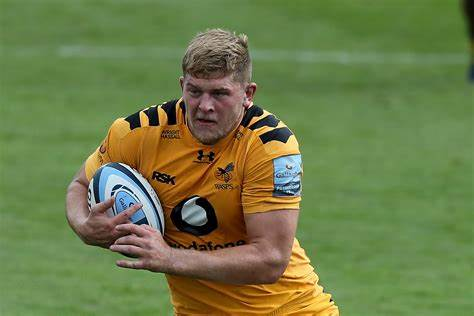
#> input picture face_recognition_model/players_dataset/7.jpg, 474 x 316 px, found by its file name; its folder holds 2 pictures in this run
$ python face_recognition.py
#> lines starting #> are read from the running program, lines starting #| are printed output that depends on the picture
import cv2
import os
import numpy as np
from PIL import Image

# Chemin vers le dataset d'entraînement
relative_path_to_dataset = 'players_dataset\\'
dataset_path = os.path.join(os.path.dirname(__file__), relative_path_to_dataset)

# Initialiser le modèle LBPH pour la reconnaissance faciale
recognizer_model = cv2.face.LBPHFaceRecognizer_create()

# Charger le classificateur Haar Cascade pour détecter les visages
face_cascade = cv2.CascadeClassifier(cv2.data.haarcascades + 'haarcascade_frontalface_default.xml')

# Fonction pour obtenir les visages et les labels à partir des images dans le dataset
def get_images_and_labels(path):
#> called with path = 'face_recognition_model/players_dataset\\'
    image_paths = [os.path.join(path, f) for f in os.listdir(path) if not f.startswith('.')]
    face_samples = []
    face_labels = []
    print (image_paths)

    for image_path in image_paths:
        # Convertir l'image en niveaux de gris / array
        gray_img = Image.open(image_path).convert('L')
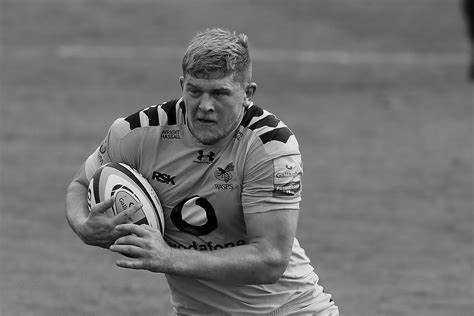
#> gray_img: PIL image 474x316 L; min 0, max 253, mean 114.2
        img = np.array(gray_img, 'uint8')

        # Extraire le nom du joueur
        face_name = int(os.path.split(image_path)[-1].split(".")[0])

        # Détecter les visages dans l'image
        faces = face_cascade.detectMultiScale(img) # search for 2 other hyperparameter
#> faces = [[171, 66, 73, 73]]

        # Ajouter chaque visage détecté et son label à la liste d'entraînement
        for (x, y, w, h) in faces:
            face_samples.append(img[y:y+h, x:x+w])
            face_labels.append(face_name)
#> this loop made 1 pass
#> after the loop, face_labels = [7]; face_samples = 1 item
#> pass 2 of the loop in get_images_and_labels, `for image_path in image_paths:`:
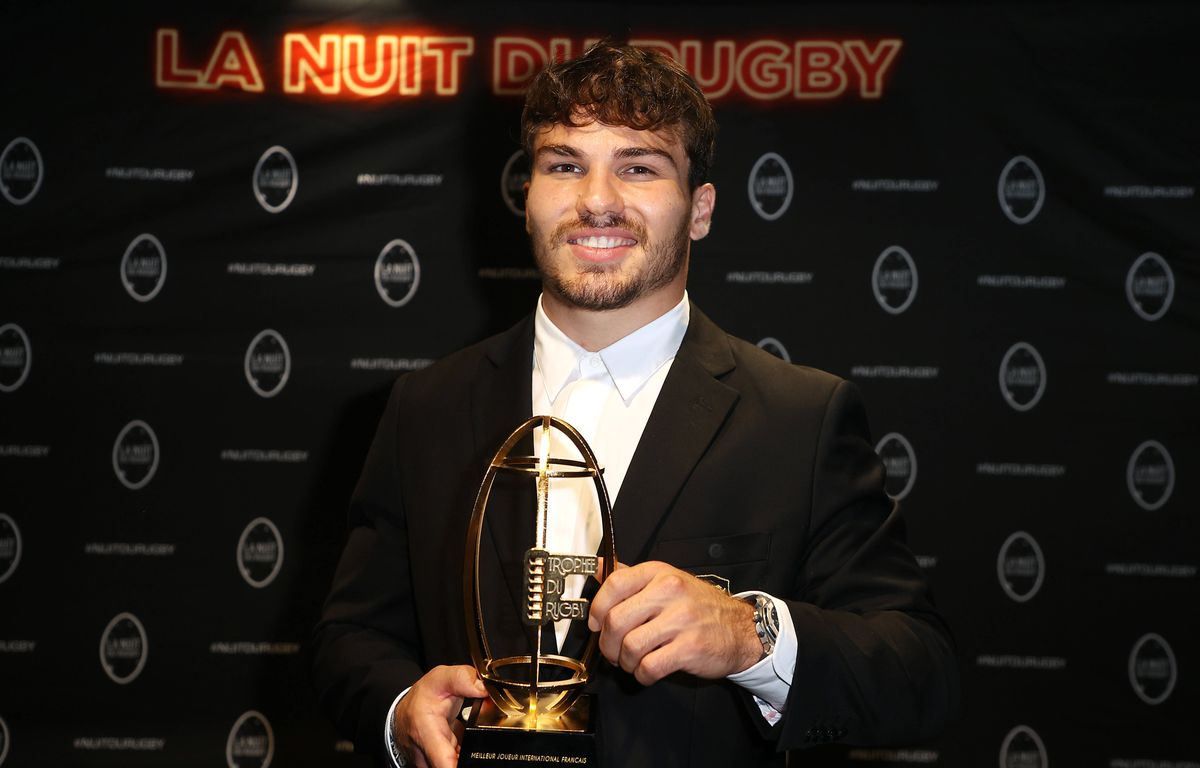
#> input picture face_recognition_model/players_dataset/9.jpg, 1200 x 768 px, found by its file name
#> in get_images_and_labels, `gray_img = Image.open(image_path).convert('L')`:
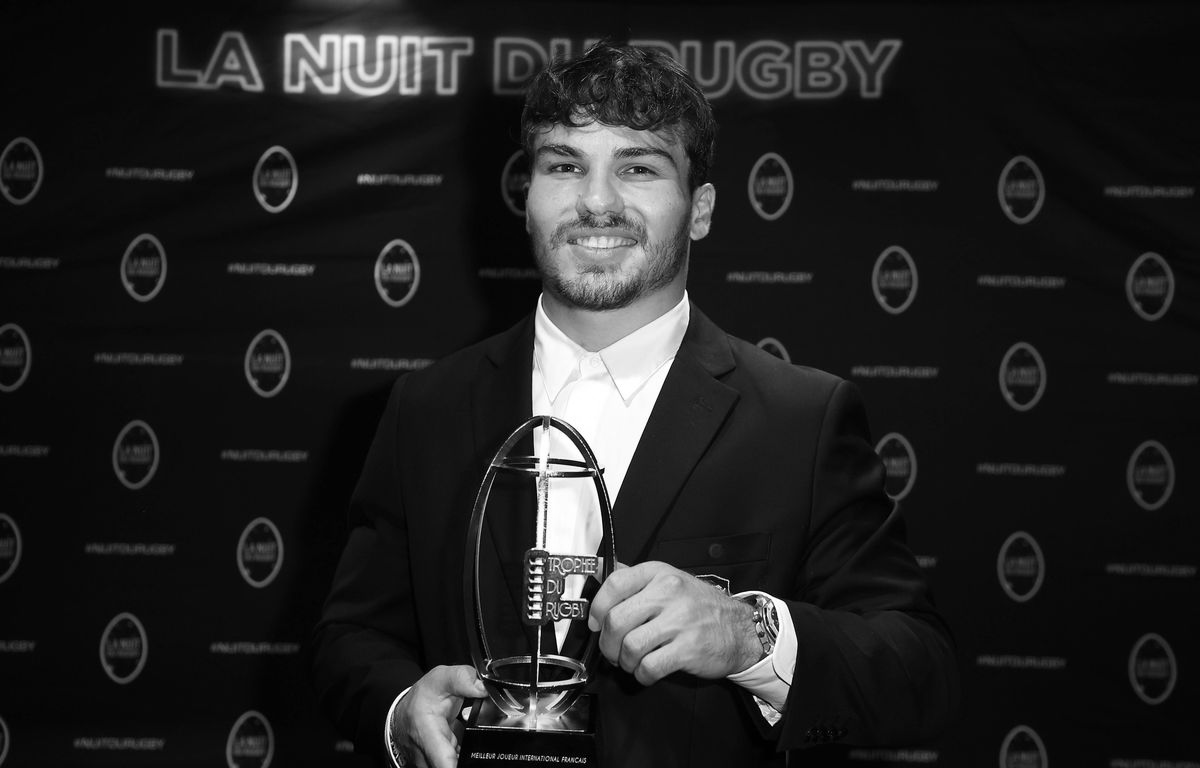
#> gray_img: PIL image 1200x768 L; min 0, max 255, mean 34.5
#> in get_images_and_labels, `faces = face_cascade.detectMultiScale(img)`: faces = [[986, 340, 71, 71], [107, 229, 73, 73], [1115, 247, 72, 72], [359, 233, 74, 74], [234, 326, 69, 69], [101, 417, 72, 72], [1113, 435, 74, 74], [984, 526, 75, 75], [1116, 627, 77, 77], [507, 524, 100, 100], [505, 95, 188, 188], [504, 223, 197, 197]]
#> the loop in get_images_and_labels, `for (x, y, w, h) in faces:` made 12 passes
#> after the loop in get_images_and_labels, `for (x, y, w, h) in faces:`: face_labels = [7, 9, 9, 9, 9, 9, 9, 9, 9, 9, 9, 9, 9]; face_samples = 13 items

    return face_samples, face_labels

# Charger les images et les étiquettes (labels)
faces, labels = get_images_and_labels(dataset_path)
#> faces = 13 items; labels = [7, 9, 9, 9, 9, 9, 9, 9, 9, 9, 9, 9, 9]

# Entraîner le modèle LBPH
recognizer_model.train(faces, np.array(labels))

# Enregistrer le modèle entraîné
recognizer_model.save('face_recognition_model.yml')

print(f"Modèle entraîné avec {len(set(labels))} personnes et {len(faces)} visages.")
#| Modèle entraîné avec 2 personnes et 13 visages.
